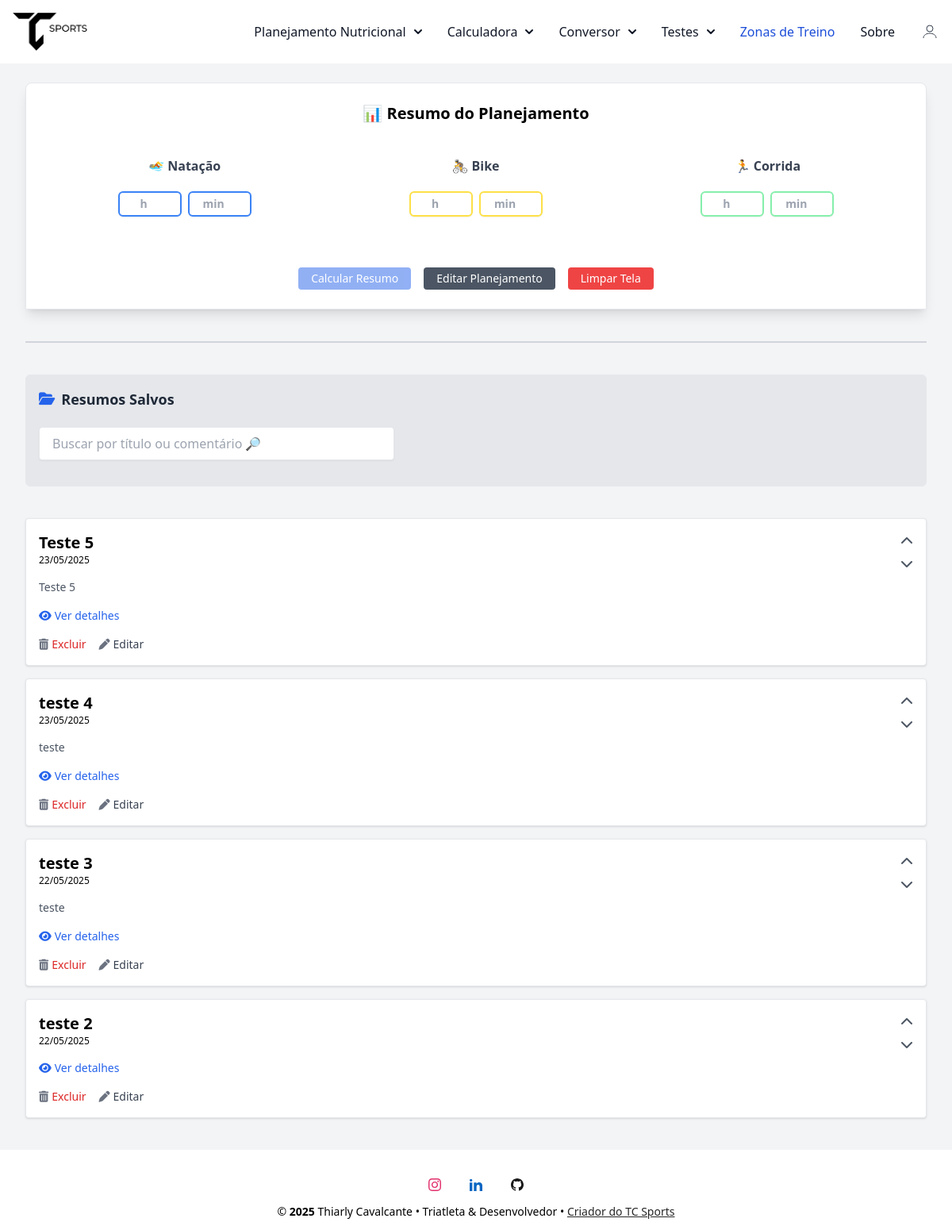
/resumo (signed in), run on the app's committed database.
### conversor/models.py (models this page shows, shortened)
class ResumoSalvo(database.Model):
    __tablename__ = 'resumos_salvos'
    id = database.Column(database.Integer, primary_key=True)
    user_id = database.Column(database.Integer, database.ForeignKey('user.id'), nullable=False)
    nome_treino = database.Column(database.String(100), nullable=False)
    data = database.Column(database.Date, nullable=False)
    comentario = database.Column(database.Text)
    resumo_dados = database.Column(database.JSON, nullable=False)
    suplementos_utilizados = database.Column(database.Text, nullable=True)  # ✅ Novo campo
    tempo_natacao = database.Column(database.Float)
    tempo_bike = database.Column(database.Float)
    tempo_corrida = database.Column(database.Float)
    tempo_total = database.Column(database.Float)
    ordem = database.Column(database.Integer, nullable=False, default=0)
    criado_em = database.Column(database.DateTime, default=datetime.utcnow)

### conversor/router.py (the view, shortened to what this page needs)
@app.route('/resumo', methods=['GET', 'POST'])
@login_required
def resumo_view():
    form = ResumoForm()
    if request.method == 'POST' and 'limpar' in request.form:
        return redirect(url_for('resumo_view'))
    itens = PlanejamentoItem.query.filter_by(user_id=current_user.id).all()
    itens_utilizados = [f"{item.quantidade}x {item.suplemento.nome}" for item in itens if item.suplemento]
    itens_utilizados_str = ", ".join(itens_utilizados)
    totais = calcular_totais_planejamento(itens)
    totais_por_hora = {}
    tempo_total = 0
    resumo_dados = {}
    search = request.args.get("search", "").strip()
    resumos_query = ResumoSalvo.query.filter_by(user_id=current_user.id)
    resumos = resumos_query.order_by(ResumoSalvo.ordem.desc(), ResumoSalvo.id.desc()).all()
    return render_template(
        "resumo.html",
        form=form,
        totais=totais_por_hora,
        resumo=resumo_dados,
        tempo_total=round(tempo_total, 2),
        current_date=date.today().isoformat(),
        resumos=resumos,  # <-- novo contexto
        itens_utilizados=itens_utilizados_str
    )

### conversor/forms.py
class ResumoForm(FlaskForm):
    tempo_natacao_horas = IntegerField('Horas Natação', validators=[Optional(), NumberRange(min=0)])
    tempo_bike_horas = IntegerField('Horas Bike', validators=[Optional(), NumberRange(min=0)])
    tempo_corrida_horas = IntegerField('Horas Corrida', validators=[Optional(), NumberRange(min=0)])
    tempo_natacao_minutos = IntegerField('Minutos Natação', validators=[Optional(), NumberRange(min=0, max=59)])
    tempo_bike_minutos = IntegerField('Minutos Bike', validators=[Optional(), NumberRange(min=0, max=59)])
    tempo_corrida_minutos = IntegerField('Minutos Corrida', validators=[Optional(), NumberRange(min=0, max=59)])
    submit_calcular = SubmitField('Calcular Resumo')
    submit_limpar = SubmitField('Limpar Tela')
    submit_salvar = SubmitField('Salvar Resumo')  # se já quiser prever esse botão

### conversor/models.py (called while the page is built)
@login_manager.user_loader
def load_user(user_id):
    return User.query.get(int(user_id))

### conversor/utils.py (called while the page is built, shortened)
def calcular_totais_planejamento(itens):
    totais = {
        'carbo': 0, 'sodio': 0, 'magnesio': 0, 'potassio': 0, 'calcio': 0,
        'cafeina': 0, 'taurina': 0, 'beta_alanina': 0, 'citrulina': 0,
        'creatina': 0, 'coq10': 0, 'carnitina': 0,
        'leucina': 0, 'isoleucina': 0, 'valina': 0, 'arginina': 0,
        'vit_b1': 0, 'vit_b2': 0, 'vit_b3': 0, 'vit_b6': 0,
        'vit_b7': 0, 'vit_b9': 0, 'vit_b12': 0, 'vit_c': 0
    }
    return totais

### conversor/templates/resumo.html (shortened to what this page needs)
{% extends "base.html" %}
{% block content %}
<div class="max-w-7xl mx-auto px-4 sm:px-6 lg:px-8 py-6 space-y-10">
  <div class="bg-white rounded-t-lg shadow-lg p-6 border border-gray-200">
    <h2 class="text-xl text-center font-semibold mb-6 sm:mb-10">📊 Resumo do Planejamento</h2>
    <form method="POST" class="grid grid-cols-1 md:grid-cols-3 gap-4 text-sm text-gray-700">
      <form method="POST" class="grid grid-cols-1 md:grid-cols-3 gap-6 mb-6 text-sm text-gray-700 text-center items-center justify-center">
        <div class="flex flex-col items-center gap-1">
          <label class="text-base font-semibold mb-4">🏊 Natação</label>
          <div class="flex gap-2">
            {{ form.tempo_natacao_horas(id="natacao_h", class="w-20 text-center py-1 px-1 border-2 border-solid border-blue-500 rounded-md bg-white shadow-sm text-babase font-semibold mb-4 sm:mb-8", placeholder="h") }}
            {{ form.tempo_natacao_minutos(id="natacao_min", class="w-20 text-center py-1 px-1 border-2 border-solid border-blue-500 rounded-md bg-white shadow-sm text-babase font-semibold mb-4 sm:mb-8", placeholder="min") }}
          </div>
        </div>
        <div class="flex flex-col items-center gap-1">
          <label class="text-base font-semibold mb-4">🚴 Bike</label>
          <div class="flex gap-2">
            {{ form.tempo_bike_horas(id="bike_h", class="w-20 text-center py-1 px-2 border-2 border-solid border-yellow-300 rounded-md bg-white shadow-sm text-babase font-semibold mb-4 sm:mb-8", placeholder="h") }}
            {{ form.tempo_bike_minutos(id="bike_min", class="w-20 text-center py-1 px-2 border-2 border-solid border-yellow-300 rounded-md bg-white shadow-sm text-babase font-semibold mb-4 sm:mb-8", placeholder="min") }}
          </div>
        </div>
        <div class="flex flex-col items-center gap-1">
          <label class="text-base font-semibold mb-4">🏃 Corrida</label>
          <div class="flex gap-2">
            {{ form.tempo_corrida_horas(id="corrida_h", class="w-20 text-center py-1 px-2 border-2 border-solid border-green-300 rounded-md bg-white shadow-sm text-babase font-semibold mb-4 sm:mb-8", placeholder="h") }}
            {{ form.tempo_corrida_minutos(id="corrida_min", class="w-20 text-center py-1 px-2 border-2 border-solid border-green-300 rounded-md bg-white shadow-sm text-babase font-semibold mb-4 sm:mb-8", placeholder="min") }}
          </div>
        </div>
        <div class="md:col-span-3 flex flex-col sm:flex-row justify-center gap-4 mt-4">
          <button id="calcularResumoBtn"
            type="submit"
            class="bg-blue-600 text-white text-sm px-4 py-1 rounded hover:bg-blue-600 disabled:opacity-50 disabled:cursor-not-allowed">
            Calcular Resumo
          </button>
          <a href="{{ url_for('planejamento') }}" class="bg-gray-600 text-center hover:bg-gray-800 text-white text-sm px-4 py-1 rounded">Editar Planejamento</a>
          <button type="submit" name="limpar" class="bg-red-500 hover:bg-red-600 text-white text-sm px-4 py-1 rounded">Limpar Tela</button>
        </div>
      </form>
</div>
{% if resumos %}
<hr class="my-10 border-t-2 border-gray-300">
<div class="bg-gray-200 border border-gray-200 rounded-md p-4 mb-6">
  <h2 class="text-lg font-bold text-gray-800 border-b pb-2 mb-3 flex items-center gap-2">
    <i class="fas fa-folder-open text-blue-600"></i> Resumos Salvos
  </h2>
  <form method="get" class="max-w-md">
    <input type="text" id="campoBusca" placeholder="Buscar por título ou comentário 🔎"
          class="w-full px-4 py-2 border rounded shadow-sm mb-4">
  </form>
</div>
  <div id="resumosContainer">
    {% set icones = {
      "Macronutrientes": "⛽️",
      "Eletrólitos": "💧",
      "Vitaminas": "💊",
      "Estimulantes e Compostos": "🔥",
      "Aminoácidos": "🧬"
    } %}
    {% set cores = {
      "Macronutrientes": "bg-blue-400",
      "Eletrólitos": "bg-blue-300",
      "Estimulantes e Compostos": "bg-blue-200",
      "Vitaminas": "bg-blue-100",
      "Aminoácidos": "bg-blue-50"
    } %}
    {% for resumo in resumos %}
    <div class="bg-white rounded shadow p-4 mb-4 border border-gray-200">
      <div class="flex justify-between items-start">
        <div onclick="toggleResumo('resumo-{{ loop.index }}')" class="cursor-pointer w-full">
          <h3 class="text-xl font-semibold">{{ resumo.nome_treino }}</h3>
          <div class="text-xs mb-4">{{ resumo.data.strftime('%d/%m/%Y') }}</div>
          <div class="text-sm text-gray-600 whitespace-pre-wrap font-sans">{{ resumo.comentario }}</div>
          <div class="flex items-center gap-1 text-sm text-blue-600 mt-4 cursor-pointer detalhes-link" data-id="resumo-{{ loop.index }}">
            <i class="fas fa-eye"></i> Ver detalhes
          </div>
        </div>
        <div class="flex flex-col items-center space-y-1 sm:ml-4">
          <a href="/resumo/mover_cima/{{ resumo.id }}" title="Mover para cima" class="text-gray-600 hover:text-black">
            <i class="fas fa-chevron-up"></i>
          </a>
          <a href="/resumo/mover_baixo/{{ resumo.id }}" title="Mover para baixo" class="text-gray-600 hover:text-black">
            <i class="fas fa-chevron-down"></i>
          </a>
        </div>
      </div>
      <div class="mt-4 flex gap-4 ml-auto items-center">
        <form method="POST" action="{{ url_for('deletar_resumo', id=resumo.id) }}" onsubmit="return confirm('Tem certeza que deseja excluir este resumo?');">
          <button type="submit" class="flex items-center gap-1 text-sm text-red-600 hover:underline">
            <i class="fas fa-trash-alt text-gray-500 hover:text-gray-800"></i> Excluir
          </button>
        </form>
        <a href="{{ url_for('editar_resumo', id=resumo.id) }}" class="flex items-center gap-1 text-sm text-gray-700 hover:underline">
          <i class="fas fa-pen text-gray-500 hover:text-gray-800"></i> Editar
        </a>
      </div>
        {% set ordem = ["Macronutrientes", "Eletrólitos", "Estimulantes e Compostos", "Vitaminas",  "Aminoácidos"] %}
        {% set ordem_eletrolitos = ["Sódio", "Magnésio", "Potássio", "Cálcio"] %}
    </div>
    {% endfor %}
  </div>
</div>
{% endif %}
{% endblock %}

### conversor/static/css/style.css (style rules this page uses)
html { height: 100%; }
body { display: flex; flex-direction: column; min-height: 100vh; margin: 0; }

### data on the page
ResumoSalvo: nome_treino "Teste 5", data "23/05/2025", comentario "Teste 5"
ResumoSalvo: nome_treino "teste 4", data "23/05/2025", comentario "teste"
ResumoSalvo: nome_treino "teste 3", data "22/05/2025", comentario "teste"
ResumoSalvo: nome_treino "teste 2", data "22/05/2025"
